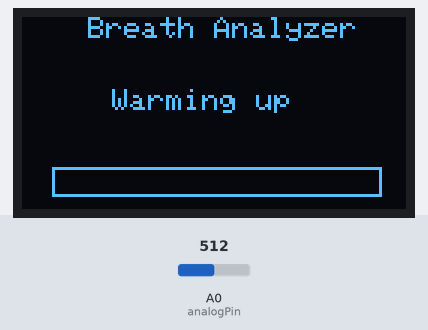
The sketch below on a simulated Arduino Uno, built with avr-gcc and run on an emulated ATmega328P. On the bench: 128×64 one-colour display. The test bench sets the inputs (shaded band); at power-on: A0 (analogPin) = 512.

Above: at 0.7 s.
At 60.5 s:
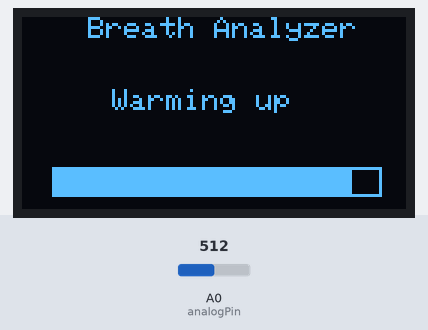
At 120.4 s:
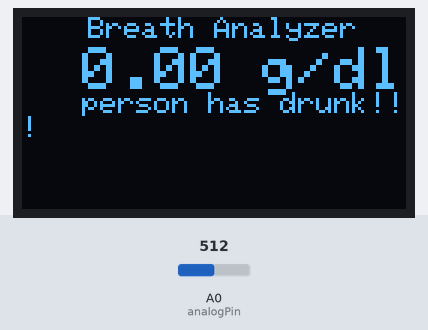

Measured:
- what the display in image 0 shows lasts 59.8 s, from 0.6 s to 60.4 s
- what the display in image 1 shows lasts 59.9 s, from 60.4 s to 120.3 s

The sketch:

main_program_v2.ino
```cpp
#include <SPI.h>
#include <Wire.h>
#include <Adafruit_GFX.h>
#include <Adafruit_SSD1306.h>
#define OLED_RESET 4 // Define the OLED screen
int TIME_UNTIL_WARMUP = 1; // Time for the warm-up delay in minutes
unsigned long time;
float analogPin = 0; // Set analog pin as A0
float actual_val = 0; // Set a value to read from the analog pin
float val = 0;
Adafruit_SSD1306 display(OLED_RESET);
void setup() { // Set up the OLED screen
display.begin(SSD1306_SWITCHCAPVCC, 0x3C);
display.clearDisplay();
}
void loop() { // Take the reading and show it onscreen
delay(100);
val = readAlcohol();
printTitle();
printWarming();
time = millis() / 1000;
time /= 60;
if (time <= TIME_UNTIL_WARMUP) { // If warm-up is less than 4 mins
time = map(time, 0, TIME_UNTIL_WARMUP, 0, 100); // Show countdown
display.drawRect(10, 50, 110, 10, WHITE); // Empty bar
display.fillRect(10, 50, time, 10, WHITE);
} else { // When warm-up time has passed
// the value and message are printed on the screen
printTitle();
printAlcohol(val);
printAlcoholLevel(val);
}
display.display();
}
void printTitle() { // Position and text of title on the screen
display.clearDisplay();
display.setTextSize(1);
display.setTextColor(WHITE);
display.setCursor(22, 0);
display.println("Breath Analyzer");
}
void printWarming() { // Warm-up message
display.setTextSize(1);
display.setTextColor(WHITE);
display.setCursor(30, 24);
display.println("Warming up");
}
void printAlcohol(float value) { // Print alcohol value to screen
display.setTextSize(2);
display.setTextColor(WHITE);
display.setCursor(20, 10);
display.println(actual_val);
display.setTextSize(2);
display.setTextColor(WHITE);
display.setCursor(80, 10);
display.println("g/dl");
}

void printAlcoholLevel(float value) { // Print message to screen
display.setTextSize(1);
display.setTextColor(WHITE);
display.setCursor(20, 25);
if (value < 0.06) { // If value read is less than 0., you are sober
display.println("You are sober..");
}
if (value >= 0.06) {
display.println("person has drunk!!!");
}
}
// Finds average by summing three readings and
// dividing by 3 for better accuracy
float readAlcohol() {
float val = 0;
float actual_val = 0;
float val1;
float val2;
float val3;
float val4;
float val5;
float val6;
float val7;
float val8;
float val9;
float val10;

display.clearDisplay();
val1 = analogRead(analogPin);
delay(50);
val2 = analogRead(analogPin);
delay(50);
val3 = analogRead(analogPin);
delay(50);
val4 = analogRead(analogPin);
delay(50);
val5 = analogRead(analogPin);
delay(50);
val6 = analogRead(analogPin);
delay(50);
val7 = analogRead(analogPin);
delay(50);
val8 = analogRead(analogPin);
delay(50);
val9 = analogRead(analogPin);
delay(50);
val10 = analogRead(analogPin);
val = ((val1 + val2 + val3 + val4 + val5 + val6 + val7 + val8 + val9 + val10) / 10);
actual_val = (0.001/1024)*val;
return val;
}
```
